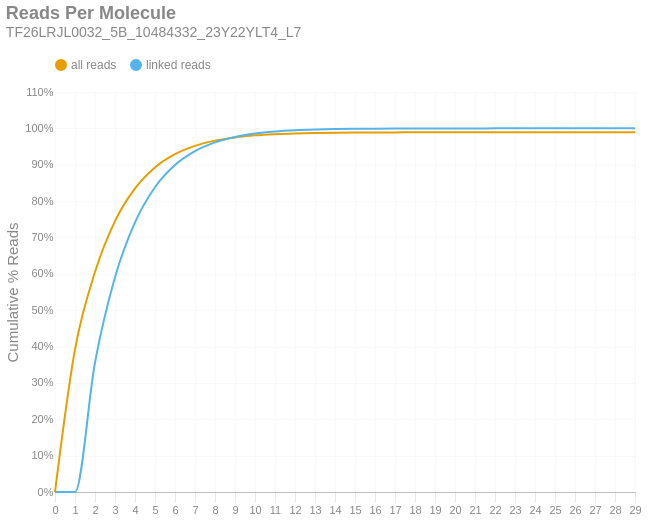

The notebook cell this image was saved under:
### Markdown cell above
### Reads per Molecule
This chart shows the cumulative distribution of the number of reads per linked molecule. That is, how many alignments are associated with a unique molecule. This excludes the number of reads associated with invalid or absent linked-read barcodes. The `linked` histogram is the percentages recalculated when disregarding singletons.

### Code cell
if SKIPLR:
    print_html(f"Skipped")
else:
    counts = np.bincount(valids['reads'].cast(pl.Int64).to_numpy())
    weighted = counts * np.arange(len(counts))
    all_perc = weighted / n_reads
    linked_perc = weighted / n_linked_reads
    linked_perc[1] = 0
    binned_df = pl.DataFrame({
        'readsper': list(range(len(counts))),
        'all reads (cumsum)': np.cumsum(all_perc).tolist(),
        'linked reads (cumsum)': np.cumsum(linked_perc).tolist(),
    })

    with SafeRender(binned_df):
        (
            density_plot(binned_df, 'Reads Per Molecule', samplename, 'readspmol')
            .encode(
                x=alt.X('readsper:O', title=None).axis(labelAngle=0).scale(padding=0),
                y=alt.Y('value:Q', title='Cumulative % Reads').axis(format='%').stack(False),
                color=alt.Color("key:N").scale(domain=["all reads", "linked reads"]),
                tooltip=[
                    alt.Tooltip("key:N", title="Data Type"),
                    alt.Tooltip("readsper:O", title="Reads Per Molecule"),
                    alt.Tooltip("value:Q", format=".2%", title="% Reads (Cum.)")
                ]            
            )
        ).display()

### Figure 1 — Vega-Lite specification as saved in the notebook (floating-point values rounded to 4 significant figures)
{"width": "container", "height": 400, "config": {"title": {"anchor": "start", "dy": -15, "fontSize": 18, "color": "#888888", "subtitleColor": "#888888", "subtitleFontSize": 14}, "arc": {"fill": "#0072B2"}, "axis": {"domainColor": "#888888", "domainWidth": 0.5, "gridWidth": 0.2, "grid": false, "titleFontWeight": 400, "titleFontSize": 15, "labelFontSize": 11, "labelColor": "#888888", "tickColor": "#888888", "tickWidth": 0.2, "titleColor": "#888888"}, "axisBand": {"grid": false}, "axisX": {"grid": true, "tickSize": 10, "domainCap": "round"}, "axisY": {"domain": false, "grid": true, "tickSize": 0, "domainCap": "round"}, "background": "transparent", "header": {"labelFontSize": 15, "labelColor": "#888888", "titleFontSize": 15, "titleFontWeight": 600, "titleColor": "#888888"}, "legend": {"labelFont": "sans-serif", "labelFontSize": 12, "labelColor": "#888888", "symbolSize": 100, "symbolType": "circle", "titleFontSize": 12, "titlePadding": 10, "titleColor": "#888888", "title": null, "orient": "top"}, "range": {"category": ["#E69F00", "#56B4E9", "#009E73", "#F0E442", "#0072B2", "#D55E00", "#CC79A7", "#000000"], "diverging": ["#cfe8f3", "#a2d4ec", "#73bfe2", "#46abdb", "#1696d2", "#12719e"]}, "area": {"fill": "#0072B2", "fillOpacity": 0.7, "line": true, "strokeOpacity": 0.7}, "line": {"color": "#0072B2", "stroke": "#0072B2", "strokeWidth": 2}, "trail": {"color": "#0072B2", "stroke": "#0072B2", "strokeWidth": 0, "size": 1}, "point": {"filled": true, "fillOpacity": 1.0, "size": 95}, "text": {"color": "#888888", "fontSize": 11, "align": "right", "fontWeight": 400, "size": 11}, "bar": {"fill": "#0072B2", "stroke": null}, "view": {"stroke": null, "continuousWidth": 660, "continuousHeight": 400}}, "data": {"name": "data-de89e770911d5e20502f3801f7ffd77b"}, "mark": {"type": "line", "interpolate": "monotone", "point": {"opacity": 0, "size": 275}}, "encoding": {"color": {"field": "key", "scale": {"domain": ["all reads", "linked reads"]}, "type": "nominal"}, "tooltip": [{"field": "key", "title": "Data Type", "type": "nominal"}, {"field": "readsper", "title": "Reads Per Molecule", "type": "ordinal"}, {"field": "value", "format": ".2%", "title": "% Reads (Cum.)", "type": "quantitative"}], "x": {"axis": {"labelAngle": 0}, "field": "readsper", "scale": {"padding": 0}, "title": null, "type": "ordinal"}, "y": {"axis": {"format": "%"}, "field": "value", "stack": false, "title": "Cumulative % Reads", "type": "quantitative"}}, "params": [{"name": "param_c36ac31b6afebe62", "select": {"type": "point", "fields": ["key"]}, "bind": "legend"}], "title": {"text": "Reads Per Molecule", "subtitle": "TF26LRJL0032_5B_10484332_23Y22YLT4_L7"}, "transform": [{"fold": ["all reads (cumsum)", "linked reads (cumsum)"]}, {"calculate": "replace(datum.key, ' (cumsum)', '')", "as": "key"}, {"filter": {"param": "param_c36ac31b6afebe62"}}], "usermeta": {"embedOptions": {"downloadFileName": "TF26LRJL0032_5B_10484332_23Y22YLT4_L7.readspmol"}}, "$schema": "https://vega.github.io/schema/vega-lite/v6.4.1.json", "datasets": {"data-de89e770911d5e20502f3801f7ffd77b": [{"readsper": 0, "all reads (cumsum)": 0.0, "linked reads (cumsum)": 0.0}, {"readsper": 1, "all reads (cumsum)": 0.3923, "linked reads (cumsum)": 0.0}, {"readsper": 2, "all reads (cumsum)": 0.6048, "linked reads (cumsum)": 0.356}, {"readsper": 3, "all reads (cumsum)": 0.7449, "linked reads (cumsum)": 0.5906}, {"readsper": 4, "all reads (cumsum)": 0.835, "linked reads (cumsum)": 0.7415}, {"readsper": 5, "all reads (cumsum)": 0.8927, "linked reads (cumsum)": 0.8382}, {"readsper": 6, "all reads (cumsum)": 0.929, "linked reads (cumsum)": 0.8991}, {"readsper": 7, "all reads (cumsum)": 0.9518, "linked reads (cumsum)": 0.9373}, {"readsper": 8, "all reads (cumsum)": 0.9662, "linked reads (cumsum)": 0.9614}, {"readsper": 9, "all reads (cumsum)": 0.9752, "linked reads (cumsum)": 0.9764}, {"readsper": 10, "all reads (cumsum)": 0.9808, "linked reads (cumsum)": 0.9858}, {"readsper": 11, "all reads (cumsum)": 0.9841, "linked reads (cumsum)": 0.9913}, {"readsper": 12, "all reads (cumsum)": 0.9861, "linked reads (cumsum)": 0.9947}, {"readsper": 13, "all reads (cumsum)": 0.9873, "linked reads (cumsum)": 0.9966}, {"readsper": 14, "all reads (cumsum)": 0.988, "linked reads (cumsum)": 0.9979}, {"readsper": 15, "all reads (cumsum)": 0.9885, "linked reads (cumsum)": 0.9986}, {"readsper": 16, "all reads (cumsum)": 0.9888, "linked reads (cumsum)": 0.9991}, {"readsper": 17, "all reads (cumsum)": 0.9889, "linked reads (cumsum)": 0.9994}, {"readsper": 18, "all reads (cumsum)": 0.9891, "linked reads (cumsum)": 0.9996}, {"readsper": 19, "all reads (cumsum)": 0.9892, "linked reads (cumsum)": 0.9998}, {"readsper": 20, "all reads (cumsum)": 0.9892, "linked reads (cumsum)": 0.9999}, {"readsper": 21, "all reads (cumsum)": 0.9892, "linked reads (cumsum)": 0.9999}, {"readsper": 22, "all reads (cumsum)": 0.9893, "linked reads (cumsum)": 1.0}, {"readsper": 23, "all reads (cumsum)": 0.9893, "linked reads (cumsum)": 1.0}, {"readsper": 24, "all reads (cumsum)": 0.9893, "linked reads (cumsum)": 1.0}, {"readsper": 25, "all reads (cumsum)": 0.9893, "linked reads (cumsum)": 1.0}, {"readsper": 26, "all reads (cumsum)": 0.9893, "linked reads (cumsum)": 1.0}, {"readsper": 27, "all reads (cumsum)": 0.9893, "linked reads (cumsum)": 1.0}, {"readsper": 28, "all reads (cumsum)": 0.9893, "linked reads (cumsum)": 1.0}, {"readsper": 29, "all reads (cumsum)": 0.9893, "linked reads (cumsum)": 1.0}]}}
